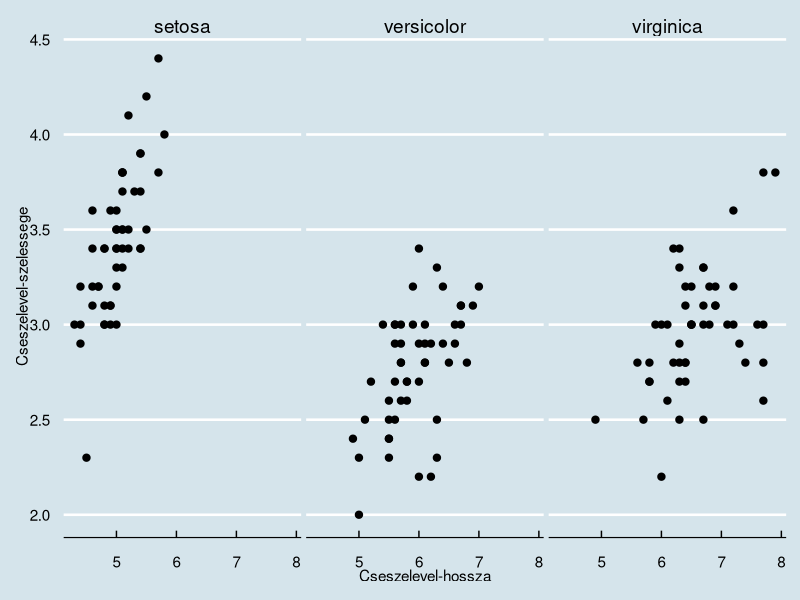
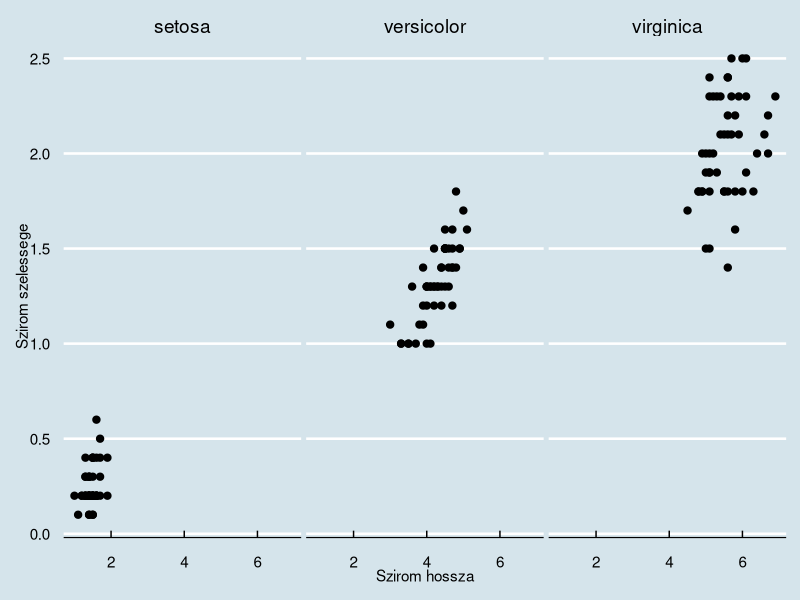
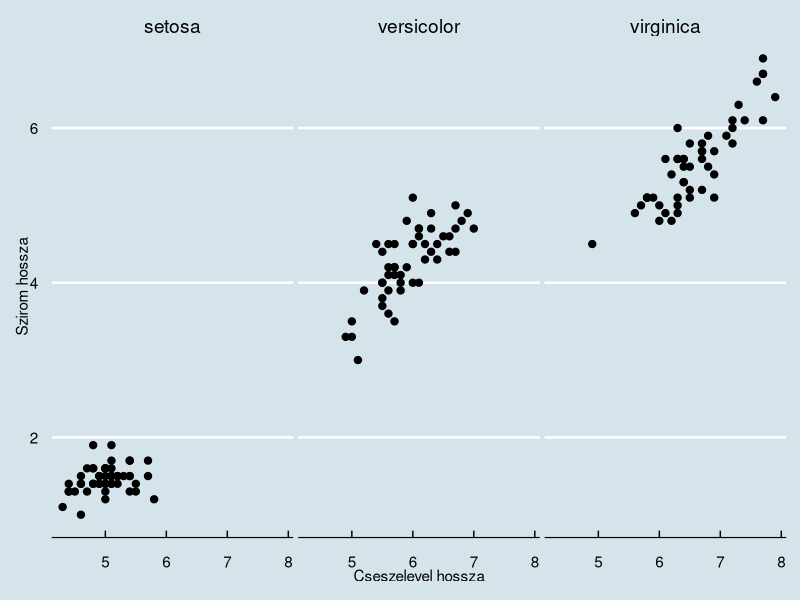
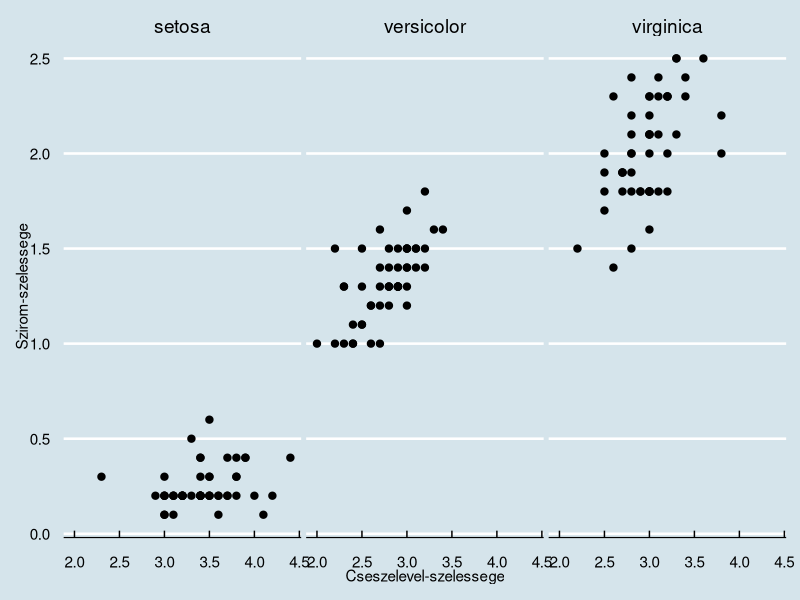
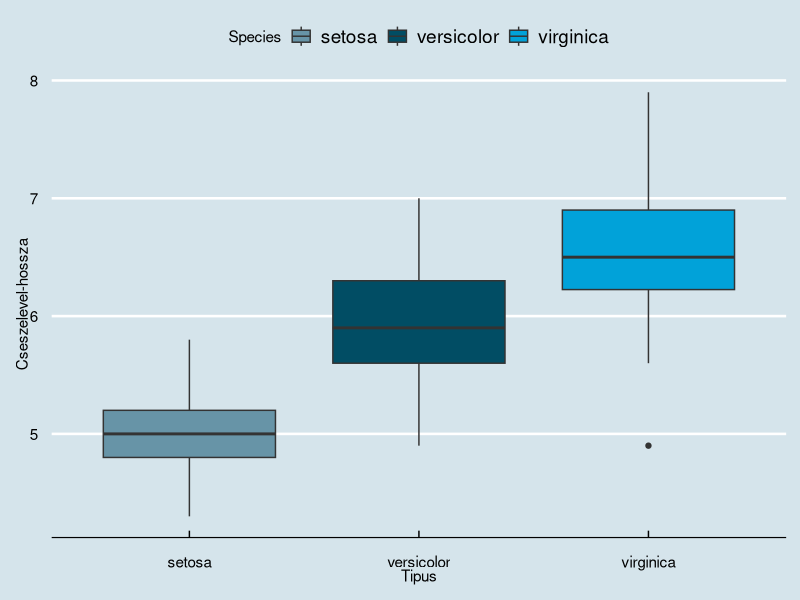
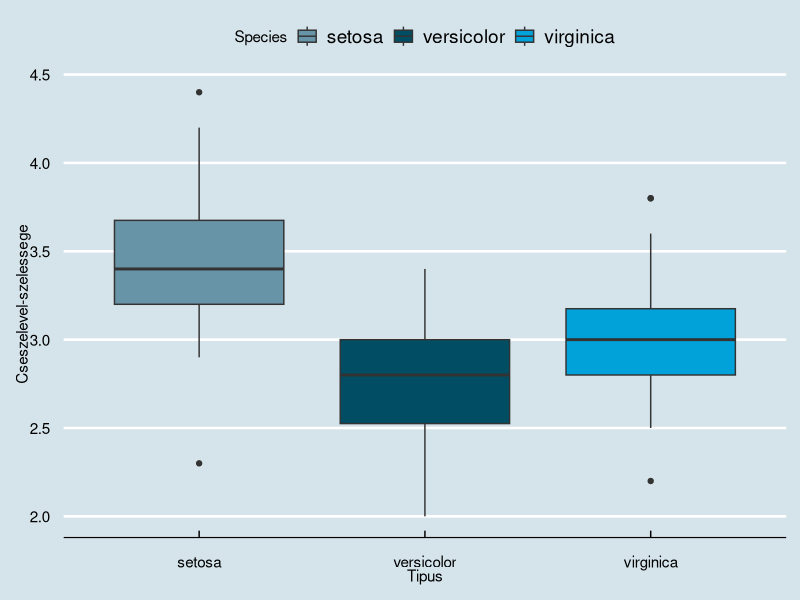
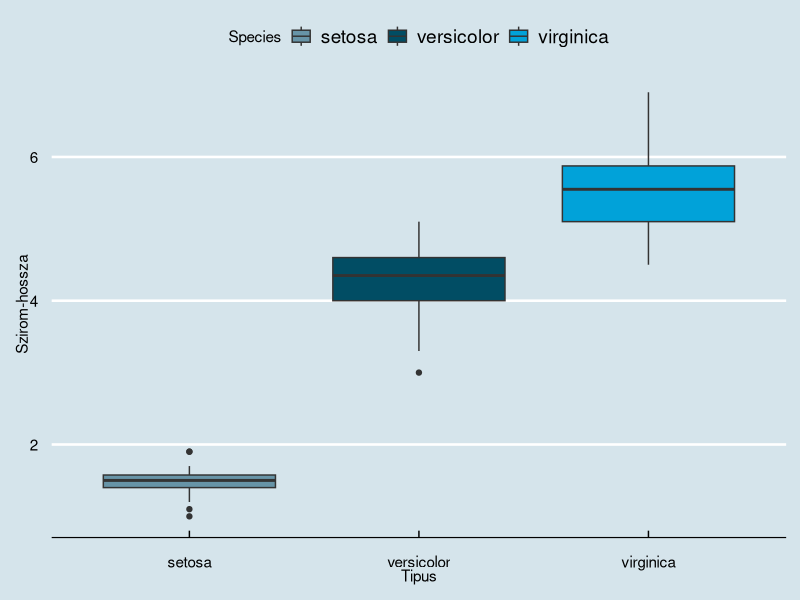
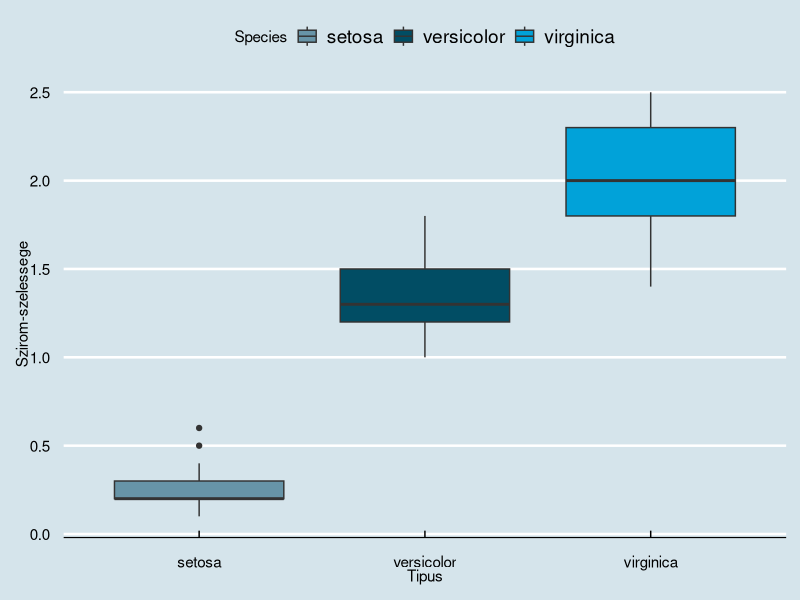

Recreate these plots in R, in order.
# csomagok betoltese ----
library(tidyverse)
library(cluster)
library(reshape2)
library(ggplot2)
library(ggthemes)
library(stats)
library(dplyr)
library(ggfortify)


# working dir. beallitasa ----
setwd("C:/Users/bbali/OneDrive/Desktop/szakdolgozat/iris second cluster analysis/iris_cluster2")

# iris adathalmaz betoltese ----
iris_data <- iris

# ismerkedes az adathalmazzal ----
glimpse(iris_data)
head(iris_data)
View(iris_data)

# vizualizacio ----

## Cseszelevel-hossza vs. Cszeszelevel-szelessege

ggplot(iris_data)+
  geom_point(aes(x = Sepal.Length, y = Sepal.Width), stroke = 1)+
  facet_wrap(~ Species)+ 
  labs(x = "Cseszelevel-hossza", y = "Cseszelevel-szelessege")+
  theme_economist() +
  scale_fill_economist()


## Szirom-hossza vs. Szirom-szelessege

ggplot(iris_data)+
  geom_point(aes(x = Petal.Length, y = Petal.Width), stroke = 1)+
  facet_wrap(~ Species)+ 
  labs(x = "Szirom hossza", y = "Szirom szelessege")+
  theme_economist() +
  scale_fill_economist()

## Cseszelevel-hossza vs. Szirom-hossza

ggplot(iris_data)+
  geom_point(aes(x = Sepal.Length, y = Petal.Length), stroke = 1)+
  facet_wrap(~ Species)+ 
  labs(x = "Cseszelevel hossza", y = "Szirom hossza")+
  theme_economist() +
  scale_fill_economist()

## Cseszelevel-szelessege vs. Szirom-szelessege

ggplot(iris_data)+
  geom_point(aes(x = Sepal.Width, y = Petal.Width), stroke = 1)+
  facet_wrap(~ Species)+ 
  labs(x = "Cseszelevel-szelessege", y = "Szirom-szelessege")+
  theme_economist() +
  scale_fill_economist()

## Box plotok - EZEKET MIND KI KELL MEG MENTENI PNG-BEN !!!!!!! 

ggplot(iris_data)+
  geom_boxplot(aes(x = Species, y = Sepal.Length, fill = Species))+
  labs(x = "Tipus", y = "Cseszelevel-hossza")+
  theme_economist() +
  scale_fill_economist()
ggplot(iris_data)+
  geom_boxplot(aes(x = Species, y = Sepal.Width, fill = Species))+
  labs(x = "Tipus", y = "Cseszelevel-szelessege")+
  theme_economist() +
  scale_fill_economist()
ggplot(iris_data)+
  geom_boxplot(aes(x = Species, y = Petal.Length, fill = Species))+
  labs(x = "Tipus", y = "Szirom-hossza")+
  theme_economist() +
  scale_fill_economist()
ggplot(iris_data)+
  geom_boxplot(aes(x = Species, y = Petal.Width, fill = Species))+
  labs(x = "Tipus", y = "Szirom-szelessege")+
  theme_economist() +
  scale_fill_economist()

# K-means Clustering ----

## Optimalis klaszterszam megtalalasa, Elbow method hasznalataval

set.seed(123) # for reproduction
wcss <- vector()

for (i in 1:10) wcss[i] <- sum(kmeans(iris_data[, -5], i)$withinss)
plot(1:10,
     wcss,
     type = "b",
     main = paste("The Elbow Method"),
     xlab = "Klaszterek szama",
     ylab = "Klaszteren beluli negyzetosszegek"
)

## k(centers) = 3 <--- tehat 3 klaszterunk lesz


set.seed(123)
km <- kmeans( x = iris_data[, -5] , centers = 3)
yclus <- km$cluster
table(yclus)

## az eljaras 3 csoportba sorolta az adatokat: 
## 1. klaszter - 50 megfigyeles
## 2. klaszter - 62 megfigyeles
## 3. klaszter - 38 megfigyeles

## cimkezetlen ertekekkel kell dolgoznunk, az utolso oszlopot mellozni fogjuk
x = select(iris, c(1,2,3,4))

## optimalis klaszter szam: ahol jol latszik a gorbe elhajlasa
## ez jelen esetben: 3
KM = kmeans(x,3)

autoplot(KM, x, frame=TRUE)
## jol elkulonulnek a klaszterek, azt mondhatjuk, hogy sikeres volt a klaszterezes


iris_data$cluster.kmean <- yclus
cm <- table(iris_data$Species, iris_data$cluster.kmean)
cm

(50+48+36) / 150
# A k-means klaszter outputja 89,3% -ban egyezik a hozzatartozo klaszterrel
# A Versicolor (2. klaszter) es Virginica (3. klaszter) csoportokban van par
# atfedes, ami az elso klaszterezes soran nem latszik az abran


## Tiles plot : Tipusok vs. kmeans klaszter

mtable <- melt(cm)
ggplot(mtable)+
  geom_tile(aes(x = Var1, y = Var2, fill = value))+
  labs(x = "Tipus", y = "kmeans klaszter")+
  theme_bw()


# SCATTER PLOTOK ----

## Cseszelevel-hossza vs. Cseszelevel-szelessege

iris_data$cluster.kmean <- as.factor(iris_data$cluster.kmean)

# Cseszelevel-hossza vs. Cseszelevel-szelessege (tipusonkent)
ggplot(iris_data)+
  geom_point(aes(x = Sepal.Length, y = Sepal.Width, 
                 color = Species) , size = 5)+ 
  labs(x = "Cseszelevel hossza", y = "Cseszelevel szelessege")+
  ggtitle("Tipusok")+
  theme_economist() +
  scale_fill_economist()


# Cseszelevel-hossza vs. Cseszelevel-hossza (klaszterenkent)
ggplot(iris_data)+
  geom_point(aes(x = Sepal.Length, y = Sepal.Width, 
                 color = cluster.kmean) , size = 5)+ 
  labs(x = "Cseszelevel hossza", y = "Cseszelevel szelessege")+
  ggtitle("kmeans klaszter")+
  theme_economist() +
  scale_fill_economist()

# Szirom-hossza vs. Szirom-szelessege (tipusoknkent)

ggplot(iris_data)+
  geom_point(aes(x = Petal.Length, y = Petal.Width, 
                 color = Species) , size = 5)+ 
  labs(x = "Szirom hossza", y = "Szirom szelessege")+
  ggtitle("Tipusok")+
  theme_economist() +
  scale_fill_economist()


# Szirom-hossz vs. Szirom-szelessege (klaszterenkent)
ggplot(iris_data)+
  geom_point(aes(x = Petal.Length, y = Petal.Width, 
                 color = cluster.kmean) , size = 5)+ 
  labs(x = "Szirom hossza", y = "Szirom-szelessege")+
  ggtitle("kmeans klaszter")+
  theme_economist() +
  scale_fill_economist()
